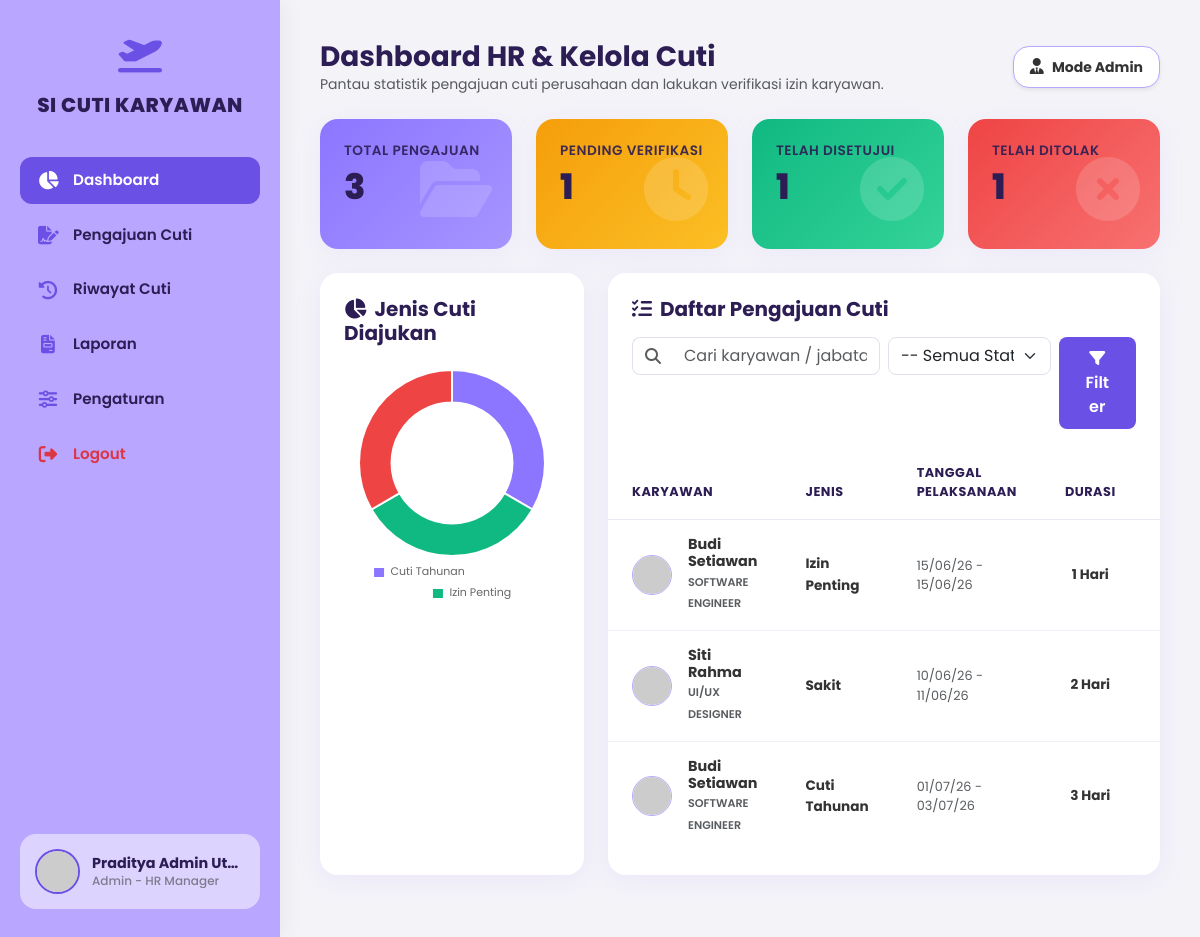
Page /admin_dashboard.php (signed in) on the committed database.
### tables this page shows
CREATE TABLE IF NOT EXISTS `cuti` (
    `id` INT AUTO_INCREMENT PRIMARY KEY,
    `user_id` INT NOT NULL,
    `jenis_cuti` VARCHAR(100) NOT NULL,
    `tanggal_mulai` DATE NOT NULL,
    `tanggal_selesai` DATE NOT NULL,
    `jumlah_hari` INT NOT NULL,
    `alasan` TEXT NOT NULL,
    `lampiran` VARCHAR(255) DEFAULT '',
    `status` VARCHAR(50) DEFAULT 'Pending',
    `catatan_admin` VARCHAR(255) DEFAULT '',
    `tanggal_pengajuan` DATE NOT NULL,
    FOREIGN KEY (`user_id`) REFERENCES `users` (`id`) ON DELETE CASCADE
);

CREATE TABLE IF NOT EXISTS `users` (
    `id` INT AUTO_INCREMENT PRIMARY KEY,
    `email` VARCHAR(255) UNIQUE NOT NULL,
    `password` VARCHAR(255) NOT NULL,
    `nama` VARCHAR(255) NOT NULL,
    `role` VARCHAR(50) NOT NULL,
    `jabatan` VARCHAR(100) DEFAULT NULL,
    `kuota_cuti` INT DEFAULT 12,
    `foto` VARCHAR(255) DEFAULT ''
);

### admin_dashboard.php (the view, shortened to what this page needs)
<?php
require_once 'config.php';
$total_pengajuan = $db->query("SELECT COUNT(*) FROM cuti")->fetchColumn();
$pending = $db->query("SELECT COUNT(*) FROM cuti WHERE status = 'Pending'")->fetchColumn();
$setuju = $db->query("SELECT COUNT(*) FROM cuti WHERE status = 'Disetujui'")->fetchColumn();
$tolak = $db->query("SELECT COUNT(*) FROM cuti WHERE status = 'Ditolak'")->fetchColumn();
$stmt_chart = $db->query("SELECT jenis_cuti, COUNT(*) as jml FROM cuti GROUP BY jenis_cuti");
$chart_data = $stmt_chart->fetchAll();
$chart_labels = [];
$chart_values = [];
foreach ($chart_data as $cd) {
    $chart_labels[] = $cd['jenis_cuti'];
    $chart_values[] = $cd['jml'];
}
$js_labels = json_encode($chart_labels);
$js_values = json_encode($chart_values);
$search = isset($_GET['search']) ? trim($_GET['search']) : '';
$where_clause = " WHERE 1=1";
$params = [];
$limit = 5;
$page = isset($_GET['page']) ? (int)$_GET['page'] : 1;
$offset = ($page - 1) * $limit;
$query_str = "SELECT cuti.*, users.nama, users.jabatan, users.foto
              FROM cuti
              JOIN users ON cuti.user_id = users.id"
              . $where_clause .
              " ORDER BY cuti.id DESC LIMIT $limit OFFSET $offset";
$stmt_list = $db->prepare($query_str);
$stmt_list->execute($params);
$daftar_cuti = $stmt_list->fetchAll();
require_once 'layout_header.php';
require_once 'layout_sidebar.php';
?>
<div class="container-fluid p-0">
    <div class="d-flex justify-content-between align-items-center mb-4">
        <div>
            <h3 class="m-0 fw-bold text-main">Dashboard HR & Kelola Cuti</h3>
            <p class="text-muted small m-0">Pantau statistik pengajuan cuti perusahaan dan lakukan verifikasi izin karyawan.</p>
        </div>
        <div class="bg-white px-3 py-2 rounded-4 shadow-sm" style="border: 1px solid var(--primary-purple);">
            <i class="fa-solid fa-user-tie text-purple me-1"></i>
            <span class="small fw-bold text-main">Mode Admin</span>
        </div>
    </div>
    <div class="row g-4 mb-4">
        <div class="col-6 col-lg-3">
            <div class="stat-card bg-gradient-total">
                <div>
                    <h5 class="stat-label">Total Pengajuan</h5>
                    <h2 class="stat-value"><?= $total_pengajuan ?></h2>
                </div>
                <div class="stat-icon"><i class="fa-solid fa-folder-open"></i></div>
            </div>
        </div>
        <div class="col-6 col-lg-3">
            <div class="stat-card bg-gradient-pending">
                <div>
                    <h5 class="stat-label">Pending Verifikasi</h5>
                    <h2 class="stat-value"><?= $pending ?></h2>
                </div>
                <div class="stat-icon"><i class="fa-solid fa-clock"></i></div>
            </div>
        </div>
        <div class="col-6 col-lg-3">
            <div class="stat-card bg-gradient-disetujui">
                <div>
                    <h5 class="stat-label">Telah Disetujui</h5>
                    <h2 class="stat-value"><?= $setuju ?></h2>
                </div>
                <div class="stat-icon"><i class="fa-solid fa-circle-check"></i></div>
            </div>
        </div>
        <div class="col-6 col-lg-3">
            <div class="stat-card bg-gradient-ditolak">
                <div>
                    <h5 class="stat-label">Telah Ditolak</h5>
                    <h2 class="stat-value"><?= $tolak ?></h2>
                </div>
                <div class="stat-icon"><i class="fa-solid fa-circle-xmark"></i></div>
            </div>
        </div>
    </div>
    <div class="row">
        <div class="col-12 col-xl-4 mb-4">
            <div class="card custom-card h-100">
                <div class="card-header-custom">
                    <h5 class="m-0 fw-bold"><i class="fa-solid fa-chart-pie text-purple me-2"></i>Jenis Cuti Diajukan</h5>
                </div>
                <div class="card-body-custom d-flex flex-column align-items-center justify-content-center" style="min-height: 280px;">
                    <?php if (empty($chart_labels)): ?>
                        <div class="text-center text-muted">Belum ada visualisasi jenis cuti.</div>
                    <?php else: ?>
                        <div style="position: relative; height:240px; width:100%">
                            <canvas id="chartJenisCuti"></canvas>
                        </div>
                    <?php endif; ?>
                </div>
            </div>
        </div>
        <div class="col-12 col-xl-8 mb-4">
            <div class="card custom-card h-100">
                <div class="card-header-custom pb-3">
                    <h5 class="m-0 fw-bold mb-3"><i class="fa-solid fa-list-check text-purple me-2"></i>Daftar Pengajuan Cuti</h5>
                    <form method="GET" action="" class="row g-2">
                        <div class="col-md-6">
                            <div class="input-group">
                                <span class="input-group-text bg-white border-end-0 rounded-start-3" style="border-color: #E2E0EC;"><i class="fa-solid fa-magnifying-glass text-muted"></i></span>
                                <input type="text" name="search" class="form-control border-start-0 rounded-end-3" placeholder="Cari karyawan / jabatan..." value="<?= htmlspecialchars($search) ?>" style="border-color: #E2E0EC;">
                            </div>
                        </div>
                        <div class="col-md-4">
                            <select name="status" class="form-select rounded-3" style="border-color: #E2E0EC;">
                                <option value="">-- Semua Status --</option>
                            </select>
                        </div>
                        <div class="col-md-2">
                            <button type="submit" class="btn btn-purple w-100 rounded-3"><i class="fa-solid fa-filter"></i> Filter</button>
                        </div>
                    </form>
                </div>
                <div class="card-body-custom p-0 table-responsive">
                    <table class="table custom-table align-middle table-hover">
                        <thead>
                            <tr>
                                <th>Karyawan</th>
                                <th>Jenis</th>
                                <th>Tanggal Pelaksanaan</th>
                                <th class="text-center">Durasi</th>
                                <th class="text-center">Status</th>
                            </tr>
                        </thead>
                        <tbody>
                            <?php if (empty($daftar_cuti)): ?>
                                <tr>
                                    <td colspan="6" class="text-center py-5 text-muted">Data pengajuan cuti tidak ditemukan.</td>
                                </tr>
                            <?php else: foreach ($daftar_cuti as $d):
                                $emp_avatar = !empty($d['foto']) ? htmlspecialchars($d['foto']) : 'https://api.dicebear.com/7.x/initials/svg?seed=' . urlencode($d['nama']);
                            ?>
                                <tr>
                                    <td>
                                        <div class="d-flex align-items-center">
                                            <img src="<?= $emp_avatar ?>" class="rounded-circle me-3" style="width: 40px; height: 40px; object-fit: cover; border: 1.5px solid var(--primary-purple);">
                                            <div>
                                                <div class="fw-bold text-main" style="line-height:1.2; font-size: 0.9rem;"><?= htmlspecialchars($d['nama']) ?></div>
                                                <small class="text-muted text-uppercase fw-semibold" style="font-size: 0.7rem;"><?= htmlspecialchars($d['jabatan']) ?></small>
                                            </div>
                                        </div>
                                    </td>
                                    <td>
                                        <span class="fw-bold text-main" style="font-size: 0.85rem;"><?= htmlspecialchars($d['jenis_cuti']) ?></span>
                                    </td>
                                    <td>
                                        <small class="text-muted d-block" style="font-size: 0.8rem;">
                                            <?= date('d/m/y', strtotime($d['tanggal_mulai'])) ?> - <?= date('d/m/y', strtotime($d['tanggal_selesai'])) ?>
                                        </small>
                                    </td>
                                    <td class="text-center fw-bold text-main" style="font-size: 0.85rem;"><?= $d['jumlah_hari'] ?> Hari</td>
                                    <td class="text-center">
                                    </td>
                                </tr>
                            <?php endforeach; endif; ?>
                        </tbody>
                    </table>
                </div>
            </div>
        </div>
    </div>
</div>
<script>
document.addEventListener("DOMContentLoaded", function() {
    <?php if (!empty($chart_labels)): ?>
    const pieCtx = document.getElementById('chartJenisCuti').getContext('2d');
    new Chart(pieCtx, {
        type: 'doughnut',
        data: {
            labels: <?= $js_labels ?>,
            datasets: [{
                data: <?= $js_values ?>,
                backgroundColor: [
                    '#8C76FF', // Purple
                    '#10B981', // Green
                    '#EF4444', // Red
                    '#F59E0B', // Amber
                    '#3B82F6', // Blue
                ],
                borderWidth: 2,
                borderColor: '#ffffff'
            }]
        },
        options: {
            responsive: true,
            maintainAspectRatio: false,
            plugins: {
                legend: {
                    position: 'bottom',
                    labels: {
                        font: {
                            family: 'Poppins',
                            size: 11
                        },
                        boxWidth: 12
                    }
                }
            },
            cutout: '65%'
        }
    });
    <?php endif; ?>
});
</script>
<?php
require_once 'layout_footer.php';
?>

### layout_header.php (style rules this page uses)
:root { --primary-purple: #B9A7FF; --dark-purple: #6A50E5; --hover-purple: #553BBF; --light-purple: #EBE6FF; --bg-gray: #F4F3F8; --text-main: #2C1D54; --text-dark: #333333; --text-muted: #7E7C8C; }
body { font-family: 'Poppins', sans-serif; background-color: var(--bg-gray); color: var(--text-dark); min-height: 100vh; overflow-x: hidden; }
h1, h2, h3, h4, h5, h6, .display-font { font-family: 'Poppins', sans-serif; font-weight: 700; color: var(--text-main); }
.custom-card { background: #ffffff; border-radius: 18px; border: none; box-shadow: 0 5px 25px rgba(185, 167, 255, 0.15); transition: transform 0.2s ease, box-shadow 0.2s ease; margin-bottom: 24px; }
.custom-card .card-header-custom { padding: 24px 24px 0 24px; background: none; border: none; }
.custom-card .card-body-custom { padding: 24px; }
.btn-purple { background-color: var(--dark-purple); color: #ffffff; border: none; border-radius: 12px; padding: 10px 24px; font-weight: 600; transition: all 0.2s ease; }
.stat-card { border-radius: 18px; border: none; box-shadow: 0 5px 25px rgba(185, 167, 255, 0.12); transition: all 0.3s ease; color: #ffffff; padding: 24px; position: relative; overflow: hidden; display: flex; flex-direction: column; justify-content: space-between; min-height: 130px; }
.stat-card .stat-icon { position: absolute; right: 20px; bottom: 10px; font-size: 4rem; opacity: 0.15; }
.stat-card .stat-value { font-size: 2.2rem; font-weight: 800; line-height: 1; margin: 10px 0 0 0; }
.stat-card .stat-label { font-size: 0.85rem; font-weight: 600; text-transform: uppercase; letter-spacing: 0.5px; opacity: 0.9; margin: 0; }
.bg-gradient-total { background: linear-gradient(135deg, #8C76FF, #A694FF); }
.bg-gradient-disetujui { background: linear-gradient(135deg, #10B981, #34D399); }
.bg-gradient-ditolak { background: linear-gradient(135deg, #EF4444, #F87171); }
.bg-gradient-pending { background: linear-gradient(135deg, #F59E0B, #FBBF24); }
.custom-table { margin-bottom: 0; }
.custom-table thead { background-color: #F1EFF7; }
.custom-table th { color: var(--text-main); font-weight: 700; text-transform: uppercase; font-size: 0.8rem; letter-spacing: 0.5px; padding: 18px 24px; border-bottom: 1px solid #EBE9F3; }
.custom-table td { padding: 16px 24px; color: var(--text-dark); vertical-align: middle; border-bottom: 1px solid #F1EFF7; font-size: 0.9rem; }
.custom-table tr:last-child td { border-bottom: none; }

### rows in the picture
cuti: user.nama "Budi Setiawan", user.jabatan "SOFTWARE ENGINEER", jenis_cuti "Izin Penting", tanggal_mulai "15/06/26", tanggal_selesai "15/06/26", jumlah_hari "1"
cuti: user.nama "Siti Rahma", user.jabatan "UI/UX DESIGNER", jenis_cuti "Sakit", tanggal_mulai "10/06/26", tanggal_selesai "11/06/26", jumlah_hari "2"
cuti: user.nama "Budi Setiawan", user.jabatan "SOFTWARE ENGINEER", jenis_cuti "Cuti Tahunan", tanggal_mulai "01/07/26", tanggal_selesai "03/07/26", jumlah_hari "3"

### other values in the picture
$user_name_display "Praditya Admin Ut…"
$user_role_display "Admin - HR Manager"
$total_pengajuan "3"
$pending "1"
$setuju "1"
$tolak "1"
chart data {{ $js_labels }} ["Cuti Tahunan","Izin Penting","Sakit"]
chart data {{ $js_values }} [1,1,1]
